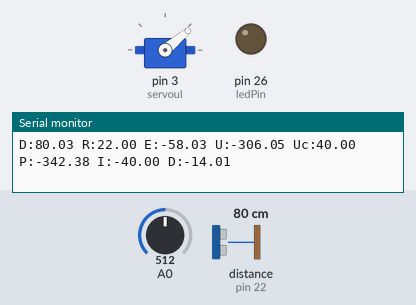
Recording of a sketch running on a simulated Arduino Mega 2560, built with avr-gcc and run on an emulated ATmega2560. Parts: servo, output pins drawn as LEDs (lit = HIGH), the last lines printed to the serial monitor. Wiring (inferred from the names in the program): ultrasonic range finder: trigger pin 24; echo pin 22. The test bench sets the inputs (shaded band); at power-on: distance to the obstacle (sensor on pin 22) 80 cm, A0 = 512. The echo pulse lasts 58.3 µs per cm; pins used as bus, display or sensor lines are not drawn.

Above: at 3.2 s.
3.3 s: distance to the obstacle (sensor on pin 22) set to 18 cm
6.3 s: A0 set to 306
At 8.82 s:
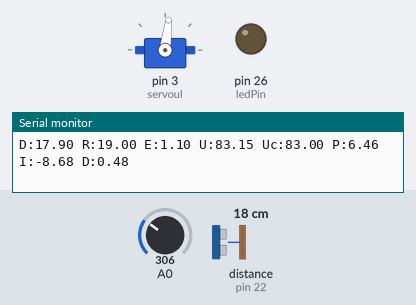
9.3 s: A0 set to 281
12.3 s: A0 set to 258
At 13.5 s:
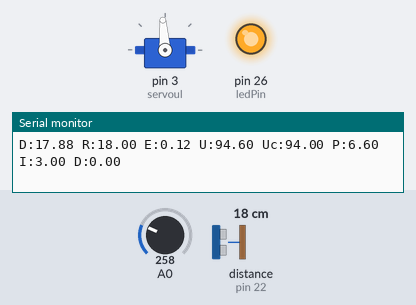
13.8 s: A0 set to 306
At 16.7 s:
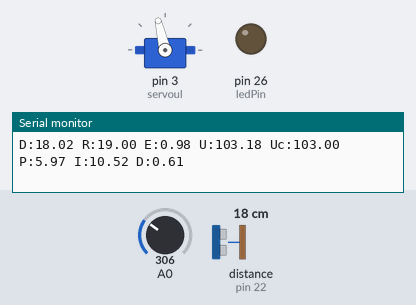
16.8 s: A0 set to 330
19.8 s: A0 set to 359
At 23.5 s:
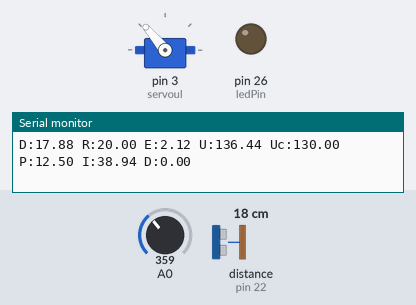
Timing chart, 0 to 23.8 s (numbered marks = the images above; inputs shaded):
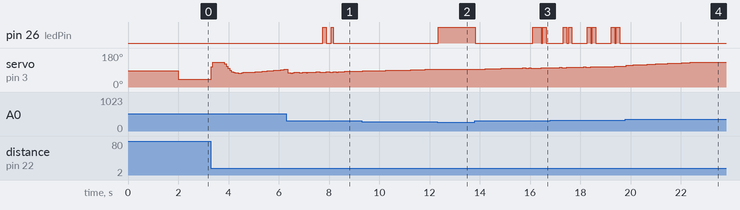

The sketch:

controller.ino
```cpp
#include <Servo.h>
#define distantaMin 15
#define distantaMax 30
#define servMin 125 // cea mai mica panta
#define servMax 40 // cea mai mare panta
#define T 0.05 //perioada esantionare

Servo servoul;
const int trigPin = 24;
const int echoPin = 22;
const int servoPin = 3; //pwm
const int ledPin = 26;

float durata;
float distanta,distanta_calc,distanta_calc_prev;

float eroare,referinta,u,u_con;

float KP,KI,KD,P,I,D,D_prev,distanta_prev;
unsigned long int loopTimer;


void Calc_dist()
{
  digitalWrite(trigPin,LOW);
  delayMicroseconds(20);
  digitalWrite(trigPin,HIGH);
  delayMicroseconds(10);
  digitalWrite(trigPin,LOW);          //creating a pulse for sensing distance;
  durata = pulseIn(echoPin,HIGH);   //read the echoTime, &hence the distance;
  distanta_calc = 0.0347*durata*0.5;

}


void Calc_comanda()
{
  P=KP*eroare;

  I=KI*eroare*T+I;
  if (I<-40) I=-40;
  if (I>40) I =40;
  D=KD*(-distanta+distanta_prev)/T;
  u=P+I+D;
  D=(D_prev+D)/2;
  D_prev=D;
}


void setup() {
  pinMode(trigPin, OUTPUT); // Sets the trigPin as an Output
    pinMode(ledPin, OUTPUT); // Sets the trigPin as an Output

  pinMode(echoPin, INPUT); // Sets the echoPin as an Input
  Serial.begin(9600); // Starts the serial communication
  pinMode(A0,INPUT);


  servoul.attach(3);  // attaches the servo on pin 9 to the servo object
  servoul.write(85);
  delay(2000);
  loopTimer = micros();
  //KD=2.4;
  //KI=0.8;
  //KP=5.2;
  KD=2.1;
  KI=3.8;
  KP=5.9;
  referinta=25;
}


void loop() {


  /////////////////////////////////////////


  referinta=map(analogRead(A0),0,1023,distantaMin,distantaMax);


  Calc_dist();

  distanta=0.7265*distanta + 0.1367*(distanta_calc+distanta_calc_prev);
  distanta_calc_prev=distanta_calc;

  eroare=-distanta+referinta;

  if (abs(eroare)>1 || abs(distanta - distanta_prev) >0.2){
    Calc_comanda();

    u+=85;
    if (u < 40) u_con=40;
    else if (u>130) u_con=130;
    else u_con=int(u);
    //u_con=constrain(u+85,servMin,servMax);
      digitalWrite(ledPin,LOW);

  }
  else
    digitalWrite(ledPin,HIGH);

  servoul.write(u_con);

  distanta_prev=distanta;
  Serial.print("D:");
  Serial.print(distanta);
  Serial.print(" R:");
  Serial.print(referinta);
  Serial.print(" E:");
  Serial.print(eroare);
  Serial.print(" U:");
  Serial.print(u);
  Serial.print(" Uc:");
  Serial.print(u_con);
  Serial.print(" P:");
  Serial.print(P);
  Serial.print(" I:");
  Serial.print(I);
  Serial.print(" D:");
  Serial.println(D);


  while (micros() - loopTimer < T*1000000){};
  loopTimer = micros();

}
```

Measured:
- the behaviour switches between 273 and 272 on A0 (found by bisection; images 1 and 2)
- the behaviour switches between 340 and 341 on A0 (found by bisection; images 3 and 4)
- after the input at 6.3 s, pin 26 (ledPin): LOW → HIGH after 1.5 s, → LOW 0.14 s later, → HIGH 0.20 s later, → LOW 0.07 s later
- after the input at 12.3 s, pin 26 (ledPin): LOW → HIGH at once; servo on pin 3 (servoul): stays 94° (without the input it goes to 95° after 0.11 s)
- after the input at 13.8 s, pin 26 (ledPin): goes LOW 2.3 s, HIGH 0.34 s, LOW 0.07 s, HIGH 0.14 s, then LOW, starting at once; servo on pin 3 (servoul): 94° → 95° after 0.09 s, → 96° 0.32 s later, → 97° 0.32 s later, → 98° 0.32 s later, … (12 changes in this stretch)
- after the input at 19.8 s, pin 26 (ledPin): stops changing and stays LOW
